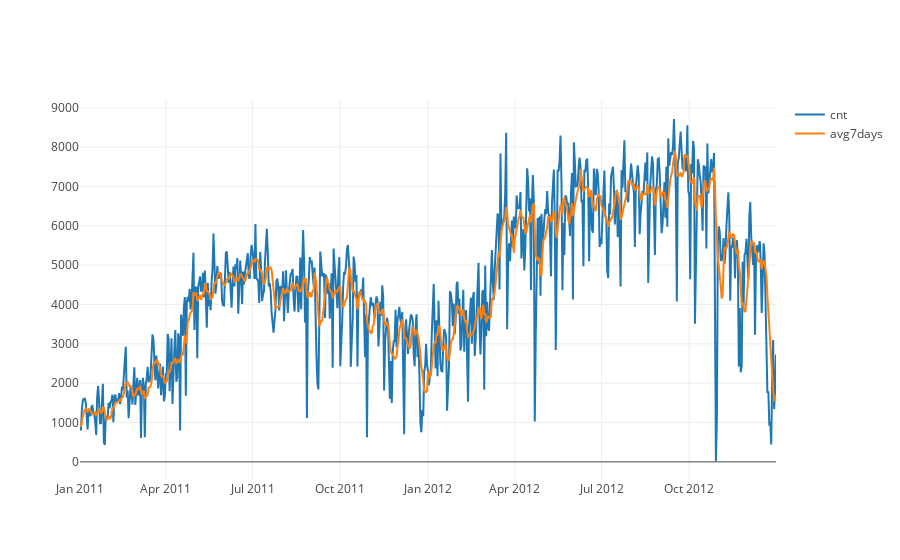

Source (notebook cell):
### Code cell
val (x, y,z) = df.collect.map(r=>(r(1).toString, r(15).toString.toFloat, r(16).toString.toFloat)).toList.unzip3
// val (a, b) = df.collect.map(r=>(r(1).toString, r(16).toString.toFloat)).toList.unzip
repl.pprinter() = repl.pprinter().copy(defaultHeight = 3)
val trace1 = Scatter(
  x,
  y,
  name="cnt"
)
val trace2 = Scatter(
  x,
  z,
  name="avg7days"
    
)
plot(Seq(trace1, trace2))

### Figure 1 — Plotly figure (JSON) as saved in the notebook; plotly's stock layout.template omitted (floating-point values rounded to 4 significant figures; data arrays with more than 128 entries replaced by an {"elided": "..."} marker saying what was removed)
{"data": [{"name": "cnt", "type": "scatter", "x": {"elided": "731 str values"}, "y": {"elided": "731 int values"}}, {"name": "avg7days", "type": "scatter", "x": {"elided": "731 str values"}, "y": {"elided": "731 float values"}}], "layout": {}}
